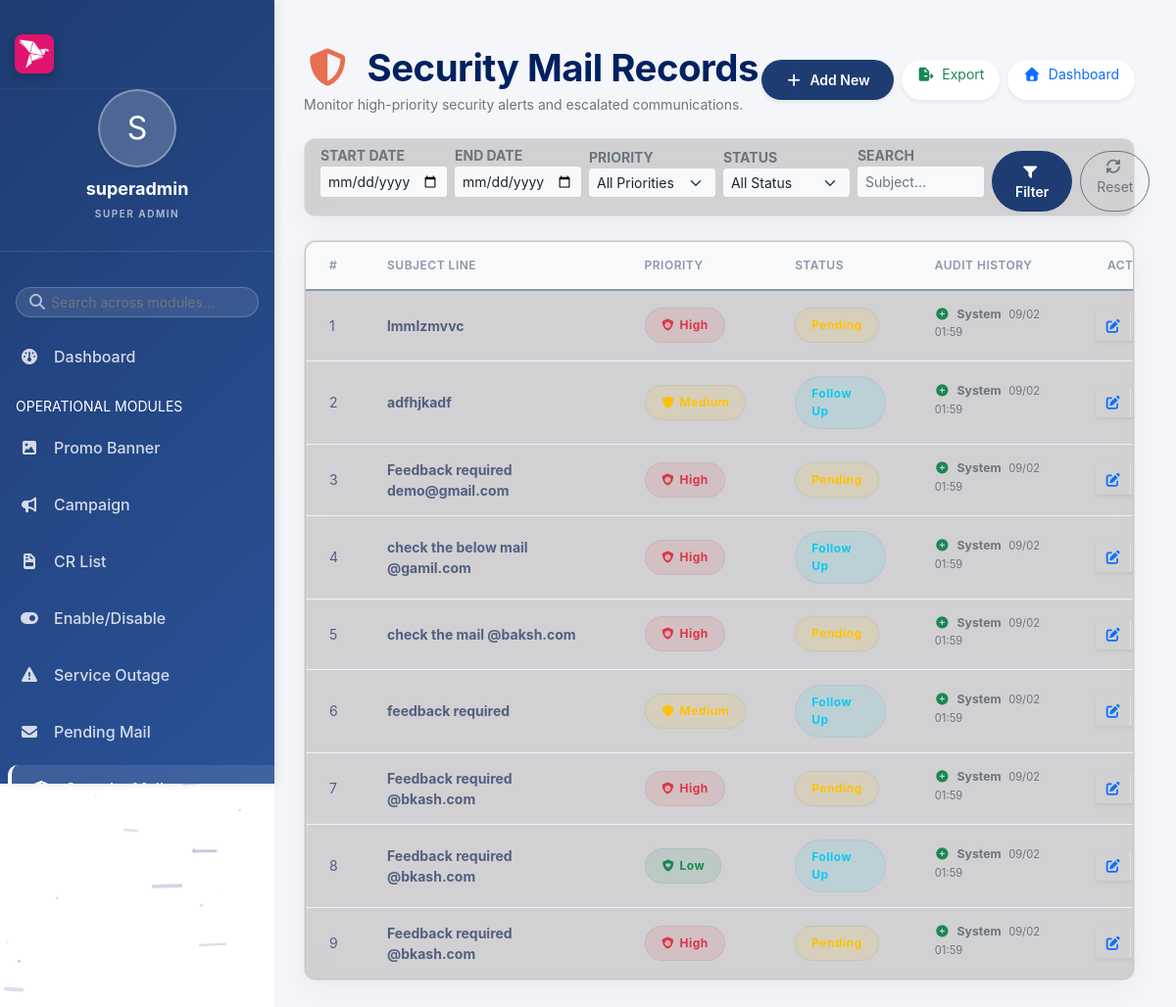
/main/modules/sc/view.php (signed in), run on the app's committed database.
### tables this page shows
CREATE TABLE `security_mail` (
  `serial_no` int(11) NOT NULL,
  `subject_line` varchar(254) NOT NULL,
  `priority` varchar(50) NOT NULL,
  `status` varchar(50) NOT NULL,
  `edited_by` varchar(50) DEFAULT NULL,
  `edited_at` timestamp NULL DEFAULT NULL,
  `created_by` varchar(50) DEFAULT NULL,
  `created_at` timestamp NOT NULL DEFAULT current_timestamp()
);

### includes/functions.php (called while the page is built, shortened)
<?php
function e($text) {
    return htmlspecialchars($text, ENT_QUOTES, 'UTF-8');
}
function isSuperAdmin() {
    return $_SESSION['role'] === 'super_admin';
}
function canEditGlobal() {
    return $_SESSION['role'] !== 'l2';
}

### main/modules/sc/view.php (the view, shortened to what this page needs)
<?php
require_once __DIR__ . '/../../../config/app.php'; include_once INCLUDES_PATH . '/auth_check.php';
$limit = 10;
$page = isset($_GET['page']) && is_numeric($_GET['page']) ? (int)$_GET['page'] : 1;
$offset = ($page - 1) * $limit;
$where = " WHERE 1=1";
$sql = "SELECT * FROM security_mail " . $where . " ORDER BY serial_no DESC LIMIT $limit OFFSET $offset";
$stmt = mysqli_prepare($conn, $sql);
mysqli_stmt_execute($stmt);
$result = mysqli_stmt_get_result($stmt);
?>
<!DOCTYPE html>
<html lang="en">
<head>
    <link href="https://cdn.jsdelivr.net/npm/bootstrap@5.0.2/dist/css/bootstrap.min.css" rel="stylesheet">
    <link rel="stylesheet" href="https://cdnjs.cloudflare.com/ajax/libs/font-awesome/7.0.1/css/all.min.css">
    <link rel="stylesheet" href="<?= ASSETS_URL ?>/css/style.css">
</head>
<body>
    <div class="dashboard-container">
        <?php include INCLUDES_PATH . '/sidebar.php'; ?>
        <div class="main-content">
            <div class="container-fluid ps-0 mt-3">
                <div class="d-flex justify-content-between align-items-center mb-4">
                    <div>
                        <h1 class="view-header fw-bold mb-1"><i class="fa-solid fa-shield-halved text-orange me-2"></i> Security Mail Records</h1>
                        <p class="text-muted small mb-0">Monitor high-priority security alerts and escalated communications.</p>
                    </div>
                    <div class="d-flex gap-2">
                        <?php if (canEditGlobal()): ?>
                        <button class="btn btn-primary btn-sm rounded-pill shadow-sm px-4" data-bs-toggle="modal" data-bs-target="#staticBackdrop_scmail">
                            <i class="fa-solid fa-plus me-1"></i> Add New
                        </button>
                        <?php endif; ?>
                        <a href="<?= BASE_URL ?>/modules/export/export.php?module=security_mail&<?php echo http_build_query($_GET); ?>" class="btn btn-outline-success btn-sm rounded-pill shadow-sm px-3 bg-white border-0 btn-export-view"><i class="fa-solid fa-file-export me-1"></i> Export</a>
                        <a href="<?= BASE_URL ?>/index.php" class="btn btn-outline-primary btn-sm rounded-pill shadow-sm px-3 border-0 bg-white btn-dashboard-view"><i class="fa-solid fa-house me-1"></i> Dashboard</a>
                    </div>
                </div>
                <div class="glass-card mb-4 p-3 py-1">
                    <form method="GET" class="row g-2 align-items-end">
                        <div class="col-md-2">
                            <label class="small text-muted fw-bold">START DATE</label>
                            <input type="date" name="start_date" class="form-control form-control-sm border-0 bg-light" value="<?php echo e($_GET['start_date'] ?? ''); ?>">
                        </div>
                        <div class="col-md-2">
                            <label class="small text-muted fw-bold">END DATE</label>
                            <input type="date" name="end_date" class="form-control form-control-sm border-0 bg-light" value="<?php echo e($_GET['end_date'] ?? ''); ?>">
                        </div>
                        <div class="col-md-2">
                            <label class="small text-muted fw-bold">PRIORITY</label>
                            <select name="priority_filter" class="form-select form-select-sm border-0 bg-light">
                                <option value="">All Priorities</option>
                            </select>
                        </div>
                        <div class="col-md-2">
                            <label class="small text-muted fw-bold">STATUS</label>
                            <select name="status_filter" class="form-select form-select-sm border-0 bg-light">
                                <option value="">All Status</option>
                            </select>
                        </div>
                        <div class="col-md-2">
                            <label class="small text-muted fw-bold">SEARCH</label>
                            <input type="text" name="search" class="form-control form-control-sm border-0 bg-light" placeholder="Subject..." value="<?php echo e($_GET['search'] ?? ''); ?>">
                        </div>
                        <div class="col-md-2 d-flex gap-2">
                            <button type="submit" class="btn btn-primary btn-sm rounded-pill px-4 flex-grow-1"><i class="fa-solid fa-filter me-1"></i> Filter</button>
                            <a href="view_sc.php" class="btn btn-outline-secondary btn-sm rounded-pill px-3"><i class="fa-solid fa-rotate me-1"></i> Reset</a>
                        </div>
                    </form>
                </div>
                <?php if (mysqli_num_rows($result) > 0) { ?>
                <div class="glass-card mb-4">
                    <div class="table-responsive">
                        <table class="table table-hover align-middle mb-0 dashboard-table">
                            <thead class="bg-light bg-opacity-50">
                                <tr>
                                    <th class="ps-4">#</th>
                                    <th>Subject Line</th>
                                    <th>Priority</th>
                                    <th>Status</th>
                                    <th>Audit History</th>
                                    <?php if (canEditGlobal()): ?>
                                    <th class="text-end pe-4">Actions</th>
                                    <?php endif; ?>
                                </tr>
                            </thead>
                            <tbody>
                                <?php
                                $count = $offset + 1;
                                while ($row = mysqli_fetch_assoc($result)) {
                                    $priority = strtolower(trim($row["priority"] ?? ""));
                                    $priority_badge = '<span class="status-badge bg-secondary bg-opacity-10 text-secondary fw-bold p-2 px-3 rounded-pill">' . e($priority ?: "N/A") . '</span>';
                                    if ($priority == 'high') {
                                        $priority_badge = '<span class="status-badge bg-danger bg-opacity-10 text-danger fw-bold p-2 px-3 rounded-pill"><i class="fa-solid fa-shield-virus me-1"></i> High</span>';
                                    } else if ($priority == 'medium') {
                                        $priority_badge = '<span class="status-badge bg-warning bg-opacity-10 text-warning fw-bold p-2 px-3 rounded-pill"><i class="fa-solid fa-shield me-1"></i> Medium</span>';
                                    } else if ($priority == 'low') {
                                        $priority_badge = '<span class="status-badge bg-success bg-opacity-10 text-success fw-bold p-2 px-3 rounded-pill"><i class="fa-solid fa-shield-heart me-1"></i> Low</span>';
                                    }
                                    $status = strtolower(trim($row["status"] ?? ""));
                                    $status_badge = '<span class="status-badge bg-secondary bg-opacity-10 text-secondary fw-bold p-2 px-3 rounded-pill">' . e($status ?: "N/A") . '</span>';
                                    if ($status == 'answered') {
                                        $status_badge = '<span class="status-badge bg-success bg-opacity-10 text-success fw-bold p-2 px-3 rounded-pill">Answered</span>';
                                    } else if ($status == 'pending') {
                                        $status_badge = '<span class="status-badge bg-warning bg-opacity-10 text-warning fw-bold p-2 px-3 rounded-pill">Pending</span>';
                                    } else if ($status == 'follow_up') {
                                        $status_badge = '<span class="status-badge bg-info bg-opacity-10 text-info fw-bold p-2 px-3 rounded-pill">Follow Up</span>';
                                    }
                                    echo "<tr>
                                            <td class='ps-4'>" . $count++ . "</td>
                                            <td class='fw-bold' style='max-width: 300px;'>" . e($row["subject_line"] ?? "N/A") . "</td>
                                            <td>" . $priority_badge . "</td>
                                            <td>" . $status_badge . "</td>
                                            <td>
                                                <div class='audit-stack'>
                                                    <div class='small text-muted mb-1' title='Created'>
                                                        <i class='fa-solid fa-circle-plus text-success me-1 scale-80'></i> <b>" . (!empty($row['created_by']) ? e($row['created_by']) : 'System') . "</b>
                                                        <span class='ms-1 opacity-75' style='font-size: 0.7rem;'>" . (!empty($row['created_at']) ? date('d/m H:i', strtotime($row['created_at'])) : '-') . "</span>
                                                    </div>";
                                    echo "</div></td>";
                                    if (canEditGlobal()) {
                                        echo "<td class='text-end pe-4'>
                                                <div class='btn-group shadow-sm rounded'>
                                                    <a href='update.php?id=" . (int)$row['serial_no'] . "' class='btn btn-white btn-sm border-end text-primary' title='Edit Record'><i class='fa-solid fa-pen-to-square'></i></a>";
                                        if (isSuperAdmin()) {
                                            echo "<a href='delete.php?id=" . (int)$row['serial_no'] . "&csrf_token=" . urlencode($_SESSION['csrf_token']) . "' class='btn btn-white btn-sm text-danger' title='Delete Record' onclick='return confirm(\"Are you sure you want to delete this record?\")'><i class='fa-solid fa-trash-can'></i></a>";
                                        }
                                        echo "</div></td>";
                                    }
                                    echo "</tr>";
                                }
                                ?>
                            </tbody>
                        </table>
                    </div>
                </div>
            <?php } ?>
        </div>
    </div>
</body>
</html>

### main/assets/css/style.css (style rules this page uses)
:root { --primary-blue: #1e3c72; --secondary-blue: #2a5298; --accent-pink: #d12053; --bg-light: #f4f6f9; --bg-dark: #121212; --glass-bg: rgba(255, 255, 255, 0.6); --glass-border: rgba(255, 255, 255, 0.3); --glass-bg-dark: rgba(30, 30, 30, 0.7); --glass-border-dark: rgba(255, 255, 255, 0.1); --text-main: #333; --text-muted: #666; --text-light: #fff; --card-shadow: 0 10px 30px rgba(0, 0, 0, 0.05); --card-shadow-hover: 0 15px 35px rgba(0, 0, 0, 0.1); --border-radius: 12px; --transition: all 0.3s cubic-bezier(0.4, 0, 0.2, 1); --bkash-pink: #df146e; --bkash-dark-pink: #d12053; --bkash-light-pink: #f48fb1; --bkash-shadow: 0 10px 25px -5px rgba(223, 20, 110, 0.3); --sidebar-logo-size: 40px; }
.bg-opacity-10 { --bs-bg-opacity: 0.1; }
.status-badge { display: inline-flex; align-items: center; font-size: 0.75rem; letter-spacing: 0.5px; border: 1px solid rgba(0, 0, 0, 0.05); transition: var(--transition); }
.bg-danger.bg-opacity-10 { background-color: rgba(220, 53, 69, 0.1) !important; }
.bg-warning.bg-opacity-10 { background-color: rgba(255, 193, 7, 0.1) !important; }
.bg-success.bg-opacity-10 { background-color: rgba(25, 135, 84, 0.1) !important; }
.bg-info.bg-opacity-10 { background-color: rgba(13, 202, 240, 0.1) !important; }
body { background-color: transparent !important; transition: var(--transition); position: relative; min-height: 100vh; font-family: 'Inter', -apple-system, BlinkMacSystemFont, "Segoe UI", Roboto, Helvetica, Arial, sans-serif; }
.glass-card { background: rgba(186, 183, 183, 0.6); backdrop-filter: blur(15px); -webkit-backdrop-filter: blur(15px); border: 1px solid var(--glass-border); border-radius: var(--border-radius); box-shadow: var(--card-shadow); transition: var(--transition); }
a { text-decoration: none; color: #000; }
form input, form select, form textarea { border: 1px solid #ddd; border-radius: var(--border-radius); margin-bottom: 15px; padding: 12px 15px; transition: var(--transition); background: white; }
.text-orange { color: #e76f51; }
.btn-primary { background-color: var(--primary-blue); border: none; padding: 10px 25px; border-radius: 8px; font-weight: 600; }
.dashboard-container { display: flex; min-height: 100vh; width: 100%; }
.main-content { flex: 1; padding: 30px; margin-left: 280px; background-color: #f4f6f9; min-height: 100vh; transition: all 0.4s ease; width: calc(100% - 280px); }
.view-header { color: #002160ff; font-weight: 700; margin-bottom: 0; }
.dashboard-table thead th { background-color: #f8f9fa; border-bottom: 2px solid #edf2f9; color: #8898aa; font-weight: 600; text-transform: uppercase; font-size: 12px; letter-spacing: .5px; padding: 15px 25px; }
.dashboard-table tbody td { padding: 15px 25px; vertical-align: middle; border-bottom: 1px solid #f0f2f5; color: #525f7f; font-size: 14px; }
.dashboard-table tbody tr:last-child td { border-bottom: none; }
html, body { max-width: 100%; overflow-x: hidden; -webkit-font-smoothing: antialiased; -moz-osx-font-smoothing: grayscale; }
h1.view-header { font-size: clamp(1.6rem, 4vw, 2.4rem) !important; letter-spacing: -0.5px; }
.table-responsive { border-radius: 12px; overflow-x: auto; display: block; width: 100%; -webkit-overflow-scrolling: touch; }
.dashboard-table { min-width: 900px !important; }
.table-responsive { border-radius: 12px; border: 1px solid rgba(0, 0, 0, 0.05); }
.btn-export-view, .btn-dashboard-view { transition: all 0.4s cubic-bezier(0.175, 0.885, 0.32, 1.275) !important; }

### data on the page
security_mail: subject_line "lmmlzmvvc", priority "high" (drawn), shows "System", created_at "09/02 01:59"
security_mail: subject_line "adfhjkadf", priority "medium" (drawn), status "Follow Up", shows "System", created_at "09/02 01:59"
security_mail: subject_line "Feedback required demo@gmail.com", priority "high" (drawn), shows "System", created_at "09/02 01:59"
security_mail: subject_line "check the below mail @gamil.com", priority "high" (drawn), status "Follow Up", shows "System", created_at "09/02 01:59"
security_mail: subject_line "check the mail @baksh.com", priority "high" (drawn), shows "System", created_at "09/02 01:59"
security_mail: subject_line "feedback required", priority "medium" (drawn), status "Follow Up", shows "System", created_at "09/02 01:59"
security_mail: subject_line "Feedback required @bkash.com", priority "high" (drawn), shows "System", created_at "09/02 01:59"
security_mail: subject_line "Feedback required @bkash.com", priority "low" (drawn), status "Follow Up", shows "System", created_at "09/02 01:59"
security_mail: subject_line "Feedback required @bkash.com", priority "high" (drawn), shows "System", created_at "09/02 01:59"

### other printed values
substr($user_name, 0, 1) "S"
$user_name "superadmin"
